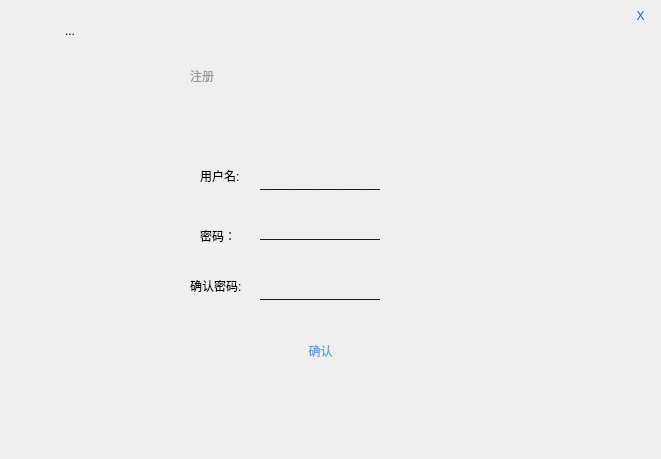
<?xml version="1.0" encoding="UTF-8"?>
<ui version="4.0">
 <class>registerdialog</class>
 <widget class="QWidget" name="registerdialog">
  <property name="geometry">
   <rect>
    <x>0</x>
    <y>0</y>
    <width>661</width>
    <height>459</height>
   </rect>
  </property>
  <property name="windowTitle">
   <string>Form</string>
  </property>
  <property name="styleSheet">
   <string notr="true">border-radius: 20px;
</string>
  </property>
  <widget class="QLabel" name="label">
   <property name="geometry">
    <rect>
     <x>190</x>
     <y>40</y>
     <width>181</width>
     <height>71</height>
    </rect>
   </property>
   <property name="styleSheet">
    <string notr="true">color:rgb(154, 153, 150);
font: 300 italic 25pt &quot;Ubuntu&quot;;</string>
   </property>
   <property name="text">
    <string>注册</string>
   </property>
  </widget>
  <widget class="QLabel" name="label_2">
   <property name="geometry">
    <rect>
     <x>260</x>
     <y>180</y>
     <width>151</width>
     <height>17</height>
    </rect>
   </property>
   <property name="text">
    <string>——————————</string>
   </property>
  </widget>
  <widget class="QLabel" name="label_3">
   <property name="geometry">
    <rect>
     <x>260</x>
     <y>230</y>
     <width>151</width>
     <height>17</height>
    </rect>
   </property>
   <property name="text">
    <string>——————————</string>
   </property>
  </widget>
  <widget class="QLabel" name="label_4">
   <property name="geometry">
    <rect>
     <x>260</x>
     <y>290</y>
     <width>151</width>
     <height>17</height>
    </rect>
   </property>
   <property name="text">
    <string>——————————</string>
   </property>
  </widget>
  <widget class="QLabel" name="label_name">
   <property name="geometry">
    <rect>
     <x>200</x>
     <y>160</y>
     <width>51</width>
     <height>31</height>
    </rect>
   </property>
   <property name="styleSheet">
    <string notr="true">background-color: rgba(255,255,255,0);</string>
   </property>
   <property name="text">
    <string>用户名:</string>
   </property>
  </widget>
  <widget class="QLabel" name="label_passwordone">
   <property name="geometry">
    <rect>
     <x>200</x>
     <y>210</y>
     <width>51</width>
     <height>51</height>
    </rect>
   </property>
   <property name="styleSheet">
    <string notr="true">background-color: rgba(255,255,255,0);</string>
   </property>
   <property name="text">
    <string>密码：</string>
   </property>
  </widget>
  <widget class="QLabel" name="label_passwordtwo">
   <property name="geometry">
    <rect>
     <x>190</x>
     <y>270</y>
     <width>71</width>
     <height>31</height>
    </rect>
   </property>
   <property name="styleSheet">
    <string notr="true">background-color: rgba(255,255,255,0);</string>
   </property>
   <property name="text">
    <string>确认密码:</string>
   </property>
  </widget>
  <widget class="QLineEdit" name="lineEdit_name">
   <property name="geometry">
    <rect>
     <x>260</x>
     <y>150</y>
     <width>151</width>
     <height>31</height>
    </rect>
   </property>
   <property name="styleSheet">
    <string notr="true">background:transparent;border-width:0;border-style:outset</string>
   </property>
  </widget>
  <widget class="QLineEdit" name="lineEdit_passwordone">
   <property name="geometry">
    <rect>
     <x>260</x>
     <y>200</y>
     <width>151</width>
     <height>31</height>
    </rect>
   </property>
   <property name="styleSheet">
    <string notr="true">background:transparent;border-width:0;border-style:outset</string>
   </property>
  </widget>
  <widget class="QLineEdit" name="lineEdit_passwordtwo">
   <property name="geometry">
    <rect>
     <x>260</x>
     <y>260</y>
     <width>151</width>
     <height>31</height>
    </rect>
   </property>
   <property name="styleSheet">
    <string notr="true">background:transparent;border-width:0;border-style:outset</string>
   </property>
  </widget>
  <widget class="QPushButton" name="pushButton">
   <property name="geometry">
    <rect>
     <x>410</x>
     <y>210</y>
     <width>31</width>
     <height>31</height>
    </rect>
   </property>
   <property name="styleSheet">
    <string notr="true">image:url(:/Client/QT/icon/Password.png)</string>
   </property>
   <property name="text">
    <string/>
   </property>
  </widget>
  <widget class="QPushButton" name="pushButton_2">
   <property name="geometry">
    <rect>
     <x>410</x>
     <y>160</y>
     <width>31</width>
     <height>31</height>
    </rect>
   </property>
   <property name="styleSheet">
    <string notr="true">image:url(:/Client/QT/icon/login_Account.png)</string>
   </property>
   <property name="text">
    <string/>
   </property>
  </widget>
  <widget class="QPushButton" name="toolButton">
   <property name="geometry">
    <rect>
     <x>410</x>
     <y>270</y>
     <width>31</width>
     <height>31</height>
    </rect>
   </property>
   <property name="styleSheet">
    <string notr="true">image:url(:/QT/icon/login_密码.png)</string>
   </property>
   <property name="text">
    <string/>
   </property>
  </widget>
  <widget class="QPushButton" name="pushButton_3">
   <property name="geometry">
    <rect>
     <x>630</x>
     <y>0</y>
     <width>21</width>
     <height>31</height>
    </rect>
   </property>
   <property name="styleSheet">
    <string notr="true">background-color:rgba(32,0,72,0);
border-radius: 5px;
color:rgba(26, 95, 180,1);
</string>
   </property>
   <property name="text">
    <string>X</string>
   </property>
  </widget>
  <widget class="QPushButton" name="pushButton_register">
   <property name="geometry">
    <rect>
     <x>230</x>
     <y>320</y>
     <width>181</width>
     <height>61</height>
    </rect>
   </property>
   <property name="styleSheet">
    <string notr="true">font: 700 23pt &quot;Ubuntu&quot;;
color:rgb(98, 160, 234)</string>
   </property>
   <property name="text">
    <string>确认</string>
   </property>
  </widget>
  <widget class="QWidget" name="widget" native="true">
   <property name="geometry">
    <rect>
     <x>0</x>
     <y>0</y>
     <width>661</width>
     <height>461</height>
    </rect>
   </property>
   <property name="styleSheet">
    <string notr="true">background-image:url(:/QT/icon/backfin.png)</string>
   </property>
   <widget class="QPushButton" name="pushButton_back">
    <property name="geometry">
     <rect>
      <x>10</x>
      <y>430</y>
      <width>51</width>
      <height>31</height>
     </rect>
    </property>
    <property name="styleSheet">
     <string notr="true">image:url(:/QT/icon/goback.png);
background-color: rgba(255, 255, 255,0);</string>
    </property>
    <property name="text">
     <string/>
    </property>
   </widget>
   <widget class="QToolButton" name="toolButton_2">
    <property name="geometry">
     <rect>
      <x>20</x>
      <y>0</y>
      <width>100</width>
      <height>61</height>
     </rect>
    </property>
    <property name="styleSheet">
     <string notr="true">image:url(:/QT/icon/logo.png)</string>
    </property>
    <property name="text">
     <string>...</string>
    </property>
   </widget>
  </widget>
  <zorder>widget</zorder>
  <zorder>toolButton</zorder>
  <zorder>pushButton</zorder>
  <zorder>label_name</zorder>
  <zorder>label</zorder>
  <zorder>label_2</zorder>
  <zorder>label_passwordtwo</zorder>
  <zorder>label_4</zorder>
  <zorder>pushButton_2</zorder>
  <zorder>pushButton_3</zorder>
  <zorder>lineEdit_passwordtwo</zorder>
  <zorder>label_3</zorder>
  <zorder>label_passwordone</zorder>
  <zorder>lineEdit_passwordone</zorder>
  <zorder>lineEdit_name</zorder>
  <zorder>pushButton_register</zorder>
 </widget>
 <resources/>
 <connections/>
</ui>
